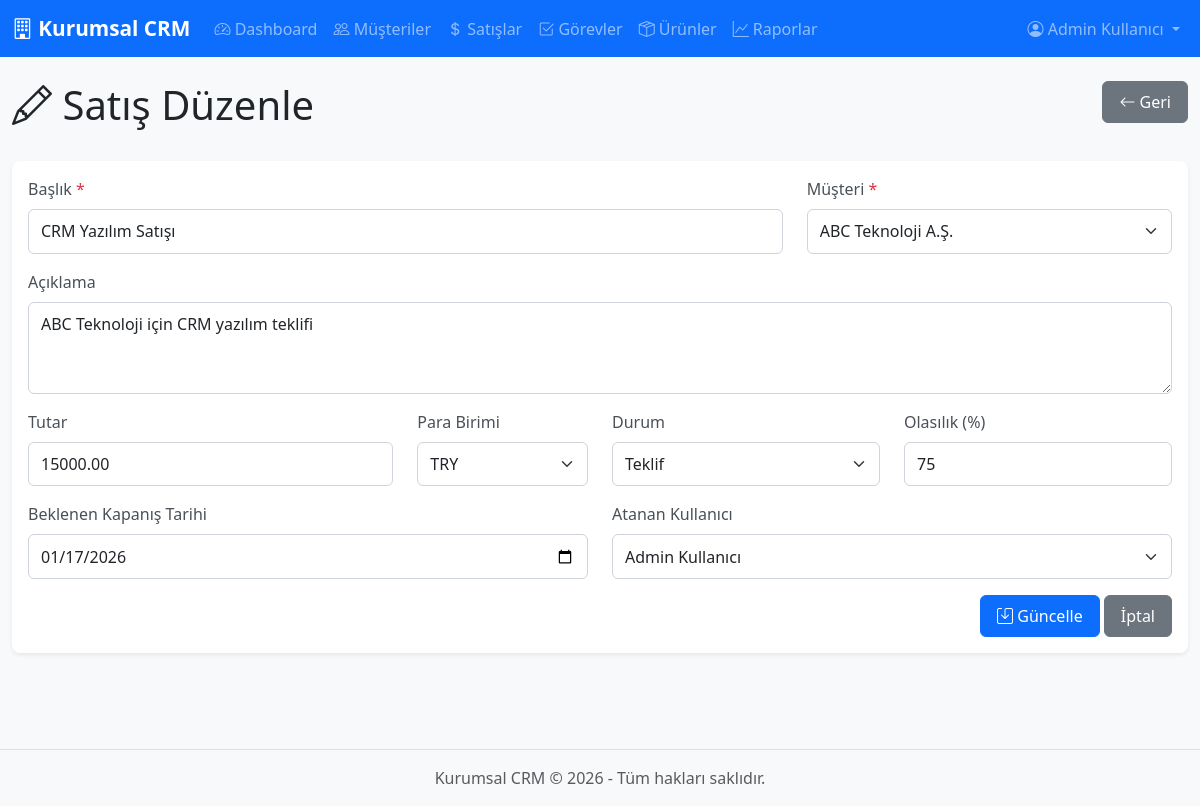
The app's page /sale_edit.php?id=1 (signed in) with its own data.
### tables this page shows
CREATE TABLE IF NOT EXISTS sales (
    id INT PRIMARY KEY AUTO_INCREMENT,
    customer_id INT NOT NULL,
    title VARCHAR(200) NOT NULL,
    description TEXT,
    amount DECIMAL(12,2) NOT NULL DEFAULT 0.00,
    currency VARCHAR(3) DEFAULT 'TRY',
    status ENUM('yeni', 'görüşme', 'teklif', 'kazanıldı', 'kaybedildi') DEFAULT 'yeni',
    probability INT DEFAULT 50,
    expected_close_date DATE,
    assigned_to INT,
    created_by INT,
    created_at TIMESTAMP DEFAULT CURRENT_TIMESTAMP,
    updated_at TIMESTAMP DEFAULT CURRENT_TIMESTAMP ON UPDATE CURRENT_TIMESTAMP,
    FOREIGN KEY (customer_id) REFERENCES customers(id) ON DELETE CASCADE,
    FOREIGN KEY (assigned_to) REFERENCES users(id) ON DELETE SET NULL,
    FOREIGN KEY (created_by) REFERENCES users(id) ON DELETE SET NULL
);

CREATE TABLE IF NOT EXISTS customers (
    id INT PRIMARY KEY AUTO_INCREMENT,
    company_name VARCHAR(200) NOT NULL,
    contact_person VARCHAR(100),
    email VARCHAR(100),
    phone VARCHAR(20),
    mobile VARCHAR(20),
    address TEXT,
    city VARCHAR(50),
    country VARCHAR(50),
    tax_number VARCHAR(50),
    industry VARCHAR(100),
    website VARCHAR(200),
    customer_type ENUM('potansiyel', 'aktif', 'pasif') DEFAULT 'potansiyel',
    notes TEXT,
    created_by INT,
    created_at TIMESTAMP DEFAULT CURRENT_TIMESTAMP,
    updated_at TIMESTAMP DEFAULT CURRENT_TIMESTAMP ON UPDATE CURRENT_TIMESTAMP,
    FOREIGN KEY (created_by) REFERENCES users(id) ON DELETE SET NULL
);

CREATE TABLE IF NOT EXISTS users (
    id INT PRIMARY KEY AUTO_INCREMENT,
    username VARCHAR(50) UNIQUE NOT NULL,
    password VARCHAR(255) NOT NULL,
    full_name VARCHAR(100) NOT NULL,
    email VARCHAR(100) UNIQUE NOT NULL,
    role ENUM('admin', 'manager', 'user') DEFAULT 'user',
    created_at TIMESTAMP DEFAULT CURRENT_TIMESTAMP,
    last_login TIMESTAMP NULL,
    status ENUM('active', 'inactive') DEFAULT 'active'
);

### sale_edit.php (the view, shortened to what this page needs)
<?php
require_once 'config.php';
include 'header.php';
$sale = null;
if (isset($_GET['id'])) {
    $id = intval($_GET['id']);
    $stmt = $conn->prepare("SELECT * FROM sales WHERE id = ?");
    $stmt->bind_param("i", $id);
    $stmt->execute();
    $result = $stmt->get_result();
    $sale = $result->fetch_assoc();
} else {
    redirect('sales.php');
}
$customers = $conn->query("SELECT id, company_name FROM customers ORDER BY company_name");
$users = $conn->query("SELECT id, full_name FROM users WHERE status = 'active' ORDER BY full_name");
?>
<div class="row mb-4">
    <div class="col-md-6">
        <h1><i class="bi bi-pencil"></i> Satış Düzenle</h1>
    </div>
    <div class="col-md-6 text-end">
        <a href="sales.php" class="btn btn-secondary">
            <i class="bi bi-arrow-left"></i> Geri
        </a>
    </div>
</div>
<div class="card">
    <div class="card-body">
        <form method="POST" action="">
            <div class="row">
                <div class="col-md-8 mb-3">
                    <label class="form-label">Başlık <span class="text-danger">*</span></label>
                    <input type="text" class="form-control" name="title" value="<?php echo htmlspecialchars($sale['title']); ?>" required>
                </div>
                <div class="col-md-4 mb-3">
                    <label class="form-label">Müşteri <span class="text-danger">*</span></label>
                    <select class="form-select" name="customer_id" required>
                        <?php while ($customer = $customers->fetch_assoc()): ?>
                        <option value="<?php echo $customer['id']; ?>" <?php echo $customer['id'] == $sale['customer_id'] ? 'selected' : ''; ?>>
                            <?php echo htmlspecialchars($customer['company_name']); ?>
                        </option>
                        <?php endwhile; ?>
                    </select>
                </div>
            </div>
            <div class="row">
                <div class="col-md-12 mb-3">
                    <label class="form-label">Açıklama</label>
                    <textarea class="form-control" name="description" rows="3"><?php echo htmlspecialchars($sale['description']); ?></textarea>
                </div>
            </div>
            <div class="row">
                <div class="col-md-4 mb-3">
                    <label class="form-label">Tutar</label>
                    <input type="number" step="0.01" class="form-control" name="amount" value="<?php echo $sale['amount']; ?>">
                </div>
                <div class="col-md-2 mb-3">
                    <label class="form-label">Para Birimi</label>
                    <select class="form-select" name="currency">
                        <option value="TRY" <?php echo $sale['currency'] == 'TRY' ? 'selected' : ''; ?>>TRY</option>
                    </select>
                </div>
                <div class="col-md-3 mb-3">
                    <label class="form-label">Durum</label>
                    <select class="form-select" name="status">
                        <option value="teklif" <?php echo $sale['status'] == 'teklif' ? 'selected' : ''; ?>>Teklif</option>
                    </select>
                </div>
                <div class="col-md-3 mb-3">
                    <label class="form-label">Olasılık (%)</label>
                    <input type="number" class="form-control" name="probability" value="<?php echo $sale['probability']; ?>" min="0" max="100">
                </div>
            </div>
            <div class="row">
                <div class="col-md-6 mb-3">
                    <label class="form-label">Beklenen Kapanış Tarihi</label>
                    <input type="date" class="form-control" name="expected_close_date" value="<?php echo $sale['expected_close_date']; ?>">
                </div>
                <div class="col-md-6 mb-3">
                    <label class="form-label">Atanan Kullanıcı</label>
                    <select class="form-select" name="assigned_to">
                        <?php while ($user = $users->fetch_assoc()): ?>
                        <option value="<?php echo $user['id']; ?>" <?php echo $user['id'] == $sale['assigned_to'] ? 'selected' : ''; ?>>
                            <?php echo htmlspecialchars($user['full_name']); ?>
                        </option>
                        <?php endwhile; ?>
                    </select>
                </div>
            </div>
            <div class="text-end">
                <button type="submit" class="btn btn-primary">
                    <i class="bi bi-save"></i> Güncelle
                </button>
                <a href="sales.php" class="btn btn-secondary">İptal</a>
            </div>
        </form>
    </div>
</div>
<?php include 'footer.php'; ?>

### style.css (style rules this page uses)
:root { --primary-color: #0d6efd; --secondary-color: #6c757d; --success-color: #198754; --danger-color: #dc3545; --warning-color: #ffc107; --info-color: #0dcaf0; }
body { font-family: 'Segoe UI', Tahoma, Geneva, Verdana, sans-serif; background-color: #f8f9fa; }
.card { border: none; box-shadow: 0 0.125rem 0.25rem rgba(0, 0, 0, 0.075); border-radius: 0.5rem; margin-bottom: 1.5rem; }
.btn { padding: 0.5rem 1rem; border-radius: 0.375rem; font-weight: 500; transition: all 0.2s; }
.form-label { font-weight: 500; color: #495057; margin-bottom: 0.5rem; }
.form-control, .form-select { border-radius: 0.375rem; border: 1px solid #ced4da; padding: 0.575rem 0.75rem; }

### records on screen
sales: title "CRM Yazılım Satışı", customer_id "ABC Teknoloji A.Ş.", description "ABC Teknoloji için CRM yazılım teklifi", amount "15000.00", currency "TRY", status "Teklif", probability "75", expected_close_date "01/17/2026", assigned_to "Admin Kullanıcı"

### other values on screen
$user['full_name'] "Admin Kullanıcı"
